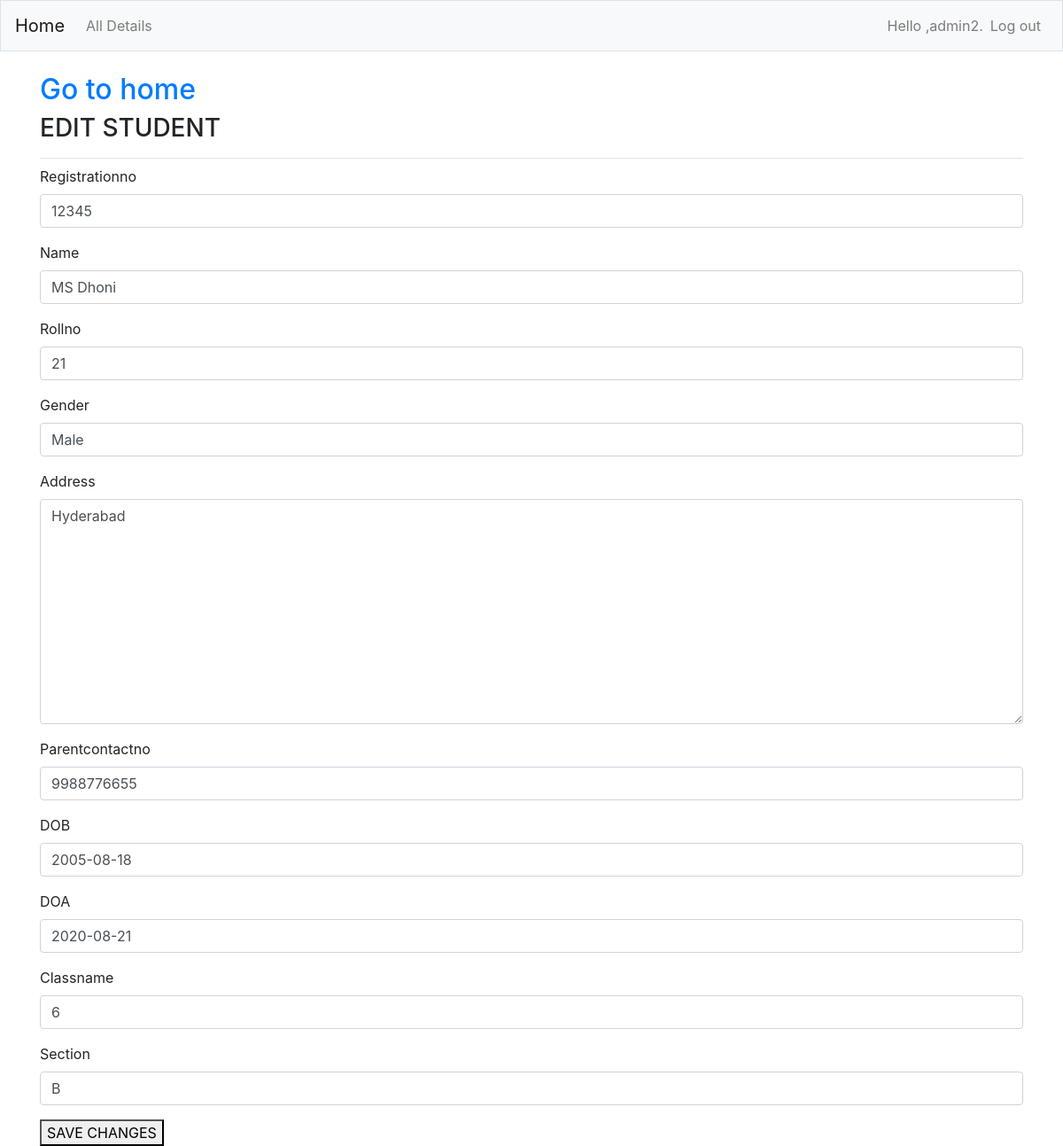
The app's page /edit_student/1/ (signed in) with its own data.
### case2/models.py (models this page shows, shortened)
class Student(models.Model):
    id=models.AutoField(primary_key=True)
    registrationno=models.CharField(max_length=10)
    rollno=models.IntegerField()
    name=models.CharField(max_length=200)
    gender=models.CharField(max_length=100)
    address=models.TextField()
    parentcontactno=models.IntegerField()
    DOA=models.DateField()
    DOB=models.DateField()
    classname=models.CharField(max_length=100)
    Section=models.CharField(max_length=100)
    owner = models.ForeignKey(User,on_delete=models.CASCADE)
    class Meta:
        verbose_name_plural='Students'

### case2/student_views.py (the view)
# urls.py: path('edit_student/<int:student_id>/',student_views.edit_student,name='edit_student'),
@login_required
def edit_student(request, student_id):
    student = get_object_or_404(Student, id=student_id)
    if request.method =='POST':
        form = StudentForm(request.POST, instance=student)
        if form.is_valid():
            form.save()
            return redirect('topic1',topic_id=student_id)
    context = {'form': StudentForm(instance=student)}
    return render(request,'student_templates/edit_student.html', context)

### case2/forms.py
class StudentForm(forms.ModelForm):
    class Meta:
        model = Student
        fields = ['registrationno','name','rollno','gender','address','parentcontactno','DOB','DOA','classname','Section']

### case2/templates/student_templates/edit_student.html (shortened to what this page needs)
{% extends 'staff_templates/base.html' %}
{% load bootstrap4 %}
{% block page_header %}
    <h2><a href="{% url 'index' %}">Go to home</a></h2>
    <h3>EDIT STUDENT </h3>
    {% endblock page_header %}
{% block content %}
<form action="." method="POST">
   {% bootstrap_form form %}
    {% buttons %}
    <button name="submit">SAVE CHANGES</button>
    {% endbuttons %}
{% endblock content %}

### case2/templates/staff_templates/base.html (shortened to what this page needs)
{% load bootstrap4 %}
<!DOCTYPE html>
<html lang="en">
<head>
   {% bootstrap_css %}
</head>
<body>
   <nav class="navbar navbar-expand-md navbar-light bg-light mb-4 border">
      <a class="navbar-brand" href="{% url 'index' %}">Home</a>
      <div class="collapse navbar-collapse" id="navbarCollapse">
         <ul class="navbar-nav mr-auto">
            <li class="nav-item">
               <a class="nav-link" href="{% url 'one' %}">All Details</a></li>
         </ul>
         <ul class="navbar-nav ml-auto">
            {% if user.is_authenticated %}
            <li class="nav-item">
               <span class="navbar-text"> Hello ,{{user.username}}.</span>
            </li>
            <li class="nav-item">
               <a class="nav-link" href="{% url 'users:logout' %}?next=/logoutpage">Log out</a>
            </li>
            {% endif %}
         </ul>
         </div>
   </nav>
   <main role="main" class="container">
      <div class ='pb-2 mb-2 border-bottom'>
         {% block page_header %}{% endblock page_header %}
      </div>
      <div>
         {% block content %}{% endblock content %}
      </div>
   </main>
</body>
</html>

### records on screen
Student: registrationno "12345", name "MS Dhoni", rollno "21", gender "Male", address "Hyderabad", parentcontactno "9988776655", DOB "2005-08-18", DOA "2020-08-21", classname "6", Section "B"

### other values on screen
{{ user.username }} "admin2"
